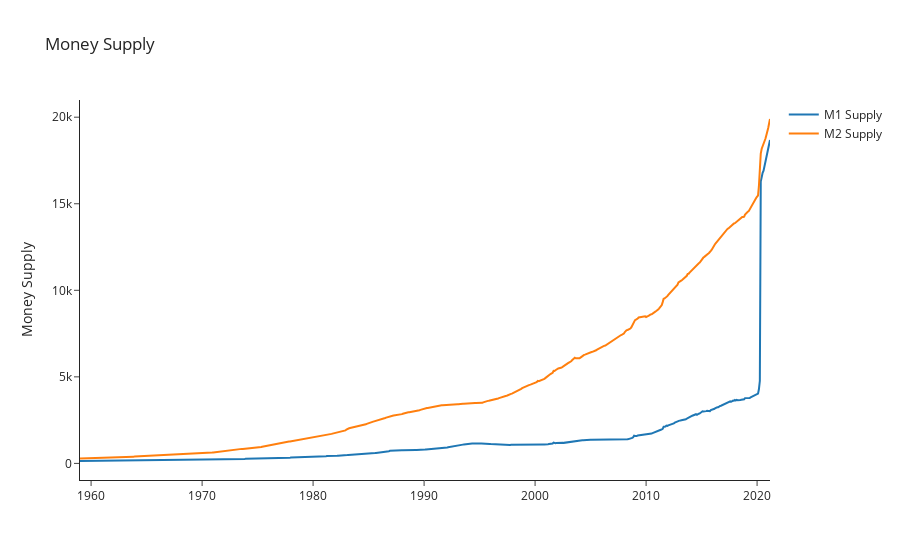

Notebook source saved alongside this figure:
### Code cell
money_supply_chart = go.Figure().update_layout(template="simple_white", yaxis=dict(title="Money Supply"), title = "Money Supply")
money_supply_chart.add_trace(go.Scatter(x= M_data.index, y=M_data["M1"],mode='lines', name="M1 Supply"))
money_supply_chart.add_trace(go.Scatter(x= M_data.index, y=M_data["M2"],mode='lines', name="M2 Supply"))

### Figure 1 — Plotly figure (JSON) as saved in the notebook; plotly's stock layout.template omitted (floating-point values rounded to 4 significant figures; data arrays with more than 128 entries replaced by an {"elided": "..."} marker saying what was removed)
{"data": [{"mode": "lines", "name": "M1 Supply", "type": "scatter", "x": {"elided": "747 str values"}, "y": {"elided": "747 float values"}}, {"mode": "lines", "name": "M2 Supply", "type": "scatter", "x": {"elided": "747 str values"}, "y": {"elided": "747 float values"}}], "layout": {"autosize": true, "title": {"text": "Money Supply"}, "xaxis": {"autorange": true, "range": ["1959-01-01", "2021-03-01"], "type": "date"}, "yaxis": {"autorange": true, "range": [-958.7, 20990.0], "title": {"text": "Money Supply"}, "type": "linear"}}}
